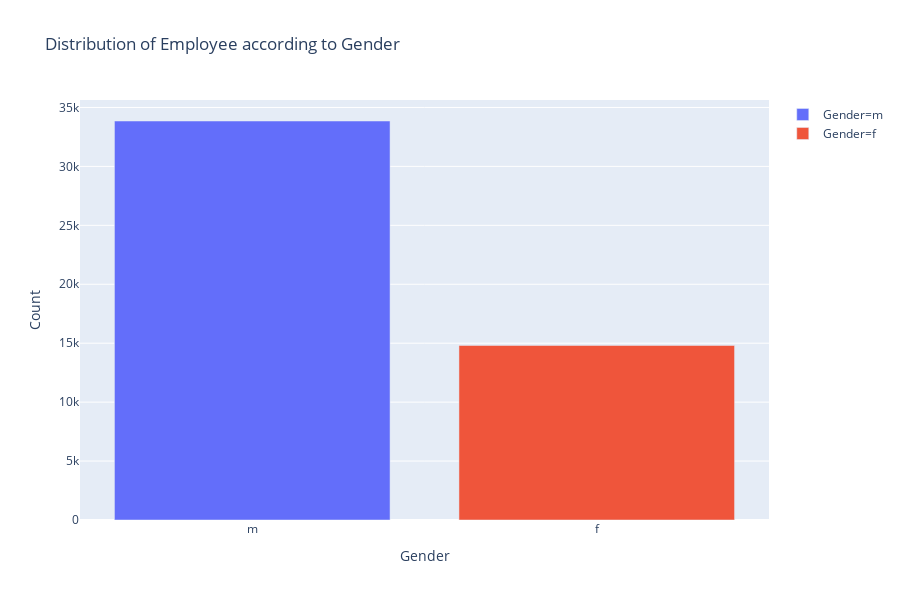

Write notebook code for a chart like this one.
### Markdown cell above
It is clear from above plot that, very high number of employee have only Bachelor's degree.

### Code cell
#gender based employees
dbn_gender=av_datac['gender'].value_counts().rename_axis('Gender').reset_index(name='Count')
fig = px.bar(dbn_gender, x='Gender', y='Count',title='Distribution of Employee according to Gender',color="Gender")
fig.show()

### Figure 1 — Plotly figure (JSON) as saved in the notebook; plotly's stock layout.template omitted (floating-point values rounded to 4 significant figures)
{"data": [{"alignmentgroup": "True", "hoverlabel": {"namelength": 0}, "hovertemplate": "Gender=%{x}<br>Count=%{y}", "legendgroup": "Gender=m", "marker": {"color": "#636efa"}, "name": "Gender=m", "offsetgroup": "Gender=m", "orientation": "v", "showlegend": true, "textposition": "auto", "type": "bar", "x": ["m"], "xaxis": "x", "y": [33852], "yaxis": "y"}, {"alignmentgroup": "True", "hoverlabel": {"namelength": 0}, "hovertemplate": "Gender=%{x}<br>Count=%{y}", "legendgroup": "Gender=f", "marker": {"color": "#EF553B"}, "name": "Gender=f", "offsetgroup": "Gender=f", "orientation": "v", "showlegend": true, "textposition": "auto", "type": "bar", "x": ["f"], "xaxis": "x", "y": [14808], "yaxis": "y"}], "layout": {"barmode": "relative", "height": 600, "legend": {"tracegroupgap": 0}, "title": {"text": "Distribution of Employee according to Gender"}, "xaxis": {"anchor": "y", "categoryarray": ["m", "f"], "categoryorder": "array", "domain": [0, 1], "title": {"text": "Gender"}}, "yaxis": {"anchor": "x", "domain": [0, 1], "title": {"text": "Count"}}}}
